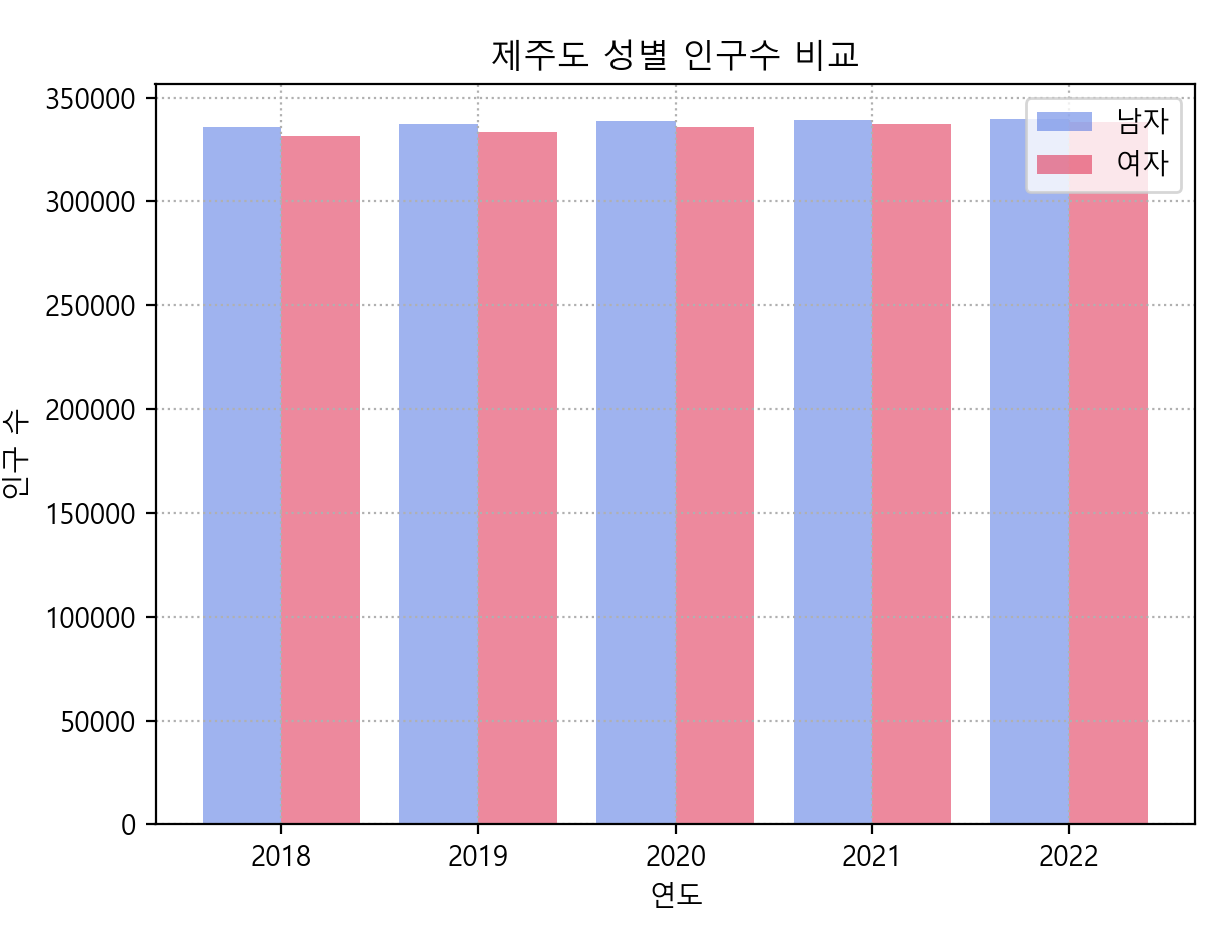

This figure's Python source:
# Q3
# 제주도에는 여성의 비율이 더 높다는 속설이 있다. 이 속설이 맞는지 시각화 분석
# 제주특별자치도를 기준으로 데이터 획득
# 데이터 시각화 후 분석결과 설명
# 단, 연령대별로 비교할 필요 없고, 성별로만 비교
# 단, 한 해에 대해서만 비교하거나, 여러 해를 통합하여, 단 한번만 비교 시 증명 불충분으로 간주

import csv
import numpy as np
import matplotlib.pyplot as plt
from matplotlib import font_manager, rc

def main():
    f = open('q3.csv', 'r')
    data = csv.reader(f)
    header = next(data)
    jeju_data = next(data)

    male=[]
    female=[]
    total_num = []
    count=0

    for data in header:
        if '총' in data:
            total_num.append(count)
            count += 1
        else:
            count += 1


    for i in range(0, len(total_num), 2):
        male.append(int(jeju_data[total_num[i]]))
    for j in range(1, len(total_num), 2):
        female.append(int(jeju_data[total_num[j]]))

    print('연도별 남자 총 인구 수:', male)
    print('연도별 여자 총 인구 수:', female)

    font_path = 'C:/Windows/Fonts/malgun.ttf'
    font_name = font_manager.FontProperties(fname=font_path).get_name()
    rc('font', family=font_name)

    x = [2018, 2019, 2020, 2021, 2022]

    bar_width=0.4

    index = np.arange(len(x))
    
    plt.bar(index, male, width=bar_width, alpha=0.5, label='남자', color='royalblue', align='edge')
    plt.bar(index+bar_width, female, width=bar_width, alpha=0.5, label='여자', color='crimson', align='edge')

    plt.title('제주도 성별 인구수 비교')
    plt.xticks(index+bar_width, x)
    plt.xlabel('연도')
    plt.ylabel('인구 수')
    plt.legend()
    plt.grid(linestyle=':')
    plt.show()
    

if __name__ == '__main__':
    main()
